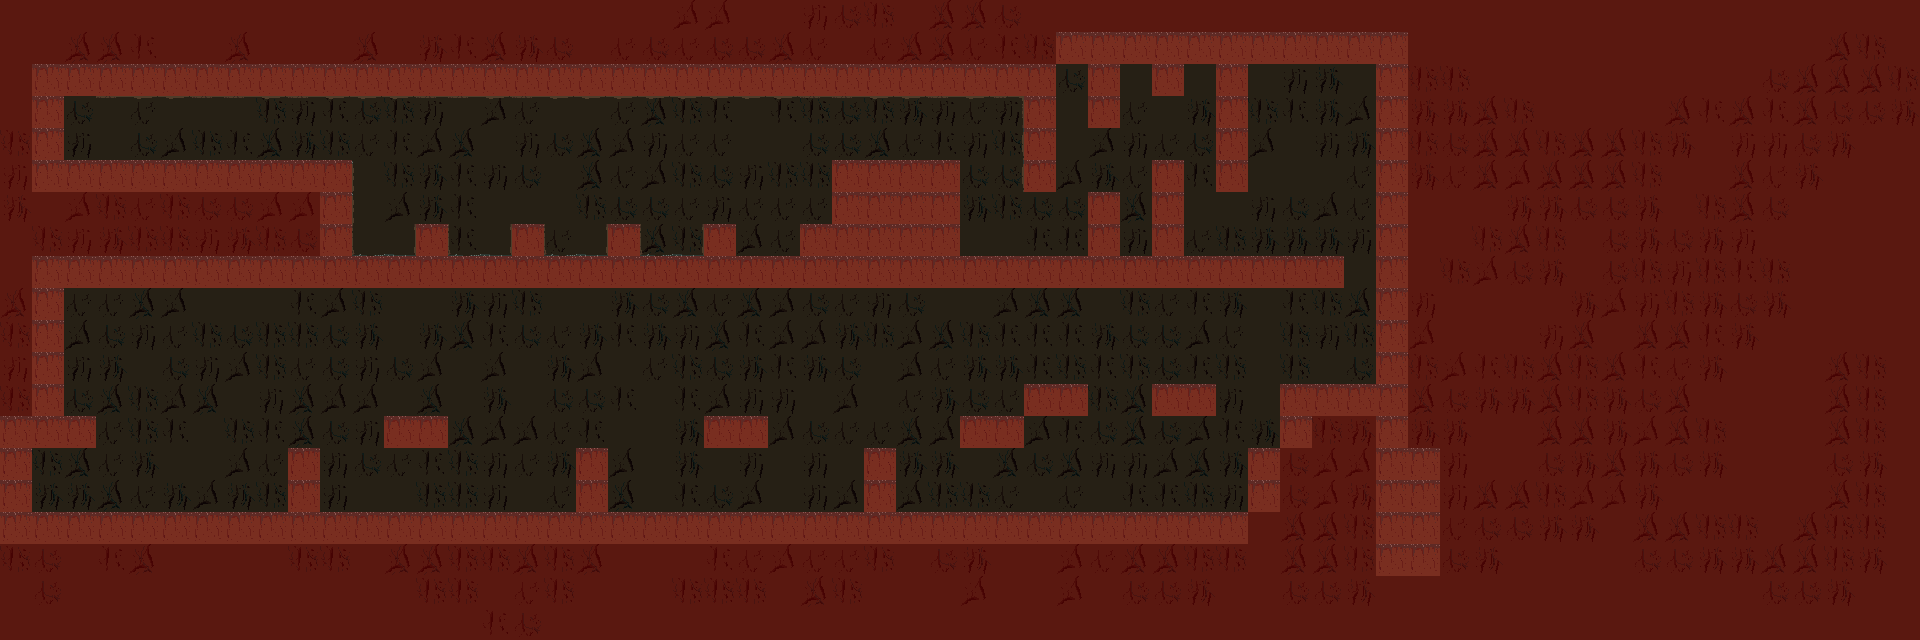

Rendered tile map (Tiled .tmx) drawn with the repository's tilesets; below, a short description and the map source with its tile grids summarised:
An orthogonal 60x20 tile map with 32x32 px tiles, 4 tile layers (BG, FG, Collision, Objects), 3 tilesets and 22 objects (2x Door).

<map version="1.0" orientation="orthogonal" width="60" height="20" tilewidth="32" tileheight="32">
 <properties>
  <property name="MapName" value="The Cave" />
 </properties>
 <tileset firstgid="1" name="tilemap" tilewidth="32" tileheight="32">
  <image source="gfx/tileset.png" width="192" height="160" />
 </tileset>
 <tileset firstgid="31" name="collision" tilewidth="32" tileheight="32">
  <image source="gfx/collision.png" width="32" height="32" />
 </tileset>
 <tileset firstgid="32" name="objects" tilewidth="32" tileheight="32">
  <image source="gfx/objects.png" width="128" height="32" />
 </tileset>
 <layer name="BG" width="60" height="20">
  <data>[1200 cells, 1200 non-empty, 9 distinct tile ids]</data>
 </layer>
 <layer name="FG" width="60" height="20">
  <data>[1200 cells, 875 non-empty, 17 distinct tile ids]</data>
 </layer>
 <layer name="Collision" width="60" height="20" opacity="0.24">
  <properties>
   <property name="draw" value="false" />
  </properties>
  <data>[1200 cells, 787 non-empty, 2 distinct tile ids]</data>
 </layer>
 <layer name="Objects" width="60" height="20" opacity="0.23">
  <properties>
   <property name="draw" value="false" />
  </properties>
  <data>[1200 cells, 0 non-empty, 0 distinct tile ids]</data>
 </layer>
 <objectgroup name="Doors" width="60" height="20">
  <object name="topDoor" type="Door" x="64" y="96" width="32" height="64">
   <properties>
    <property name="toDoor" value="rightDoor" />
    <property name="toMap" value="testMap" />
   </properties>
  </object>
  <object name="botDoor" type="Door" x="32" y="448" width="32" height="64">
   <properties>
    <property name="toDoor" value="rightDoor" />
    <property name="toMap" value="testMap" />
   </properties>
  </object>
 </objectgroup>
 <objectgroup name="Enemies" width="60" height="20">
  <object gid="33" x="800" y="224" />
  <object gid="33" x="1056" y="96">
   <properties>
    <property name="rotation" value="270" />
   </properties>
  </object>
  <object gid="33" x="1120" y="256">
   <properties>
    <property name="rotation" value="90" />
   </properties>
  </object>
  <object gid="33" x="1184" y="96">
   <properties>
    <property name="rotation" value="270" />
   </properties>
  </object>
  <object gid="33" x="1248" y="96">
   <properties>
    <property name="rotation" value="270" />
   </properties>
  </object>
  <object gid="33" x="1280" y="96">
   <properties>
    <property name="rotation" value="270" />
   </properties>
  </object>
  <object gid="33" x="1312" y="96">
   <properties>
    <property name="rotation" value="270" />
   </properties>
  </object>
  <object gid="33" x="1344" y="96">
   <properties>
    <property name="rotation" value="270" />
   </properties>
  </object>
  <object gid="35" x="160" y="128" />
  <object gid="35" x="192" y="160" />
  <object gid="35" x="224" y="128" />
  <object gid="35" x="256" y="160" />
  <object gid="35" x="320" y="128" />
  <object gid="35" x="288" y="160" />
  <object gid="35" x="160" y="160" />
  <object gid="35" x="352" y="160" />
  <object gid="35" x="448" y="160" />
  <object gid="35" x="416" y="128" />
  <object gid="35" x="416" y="160" />
  <object gid="35" x="384" y="192" />
 </objectgroup>
</map>
